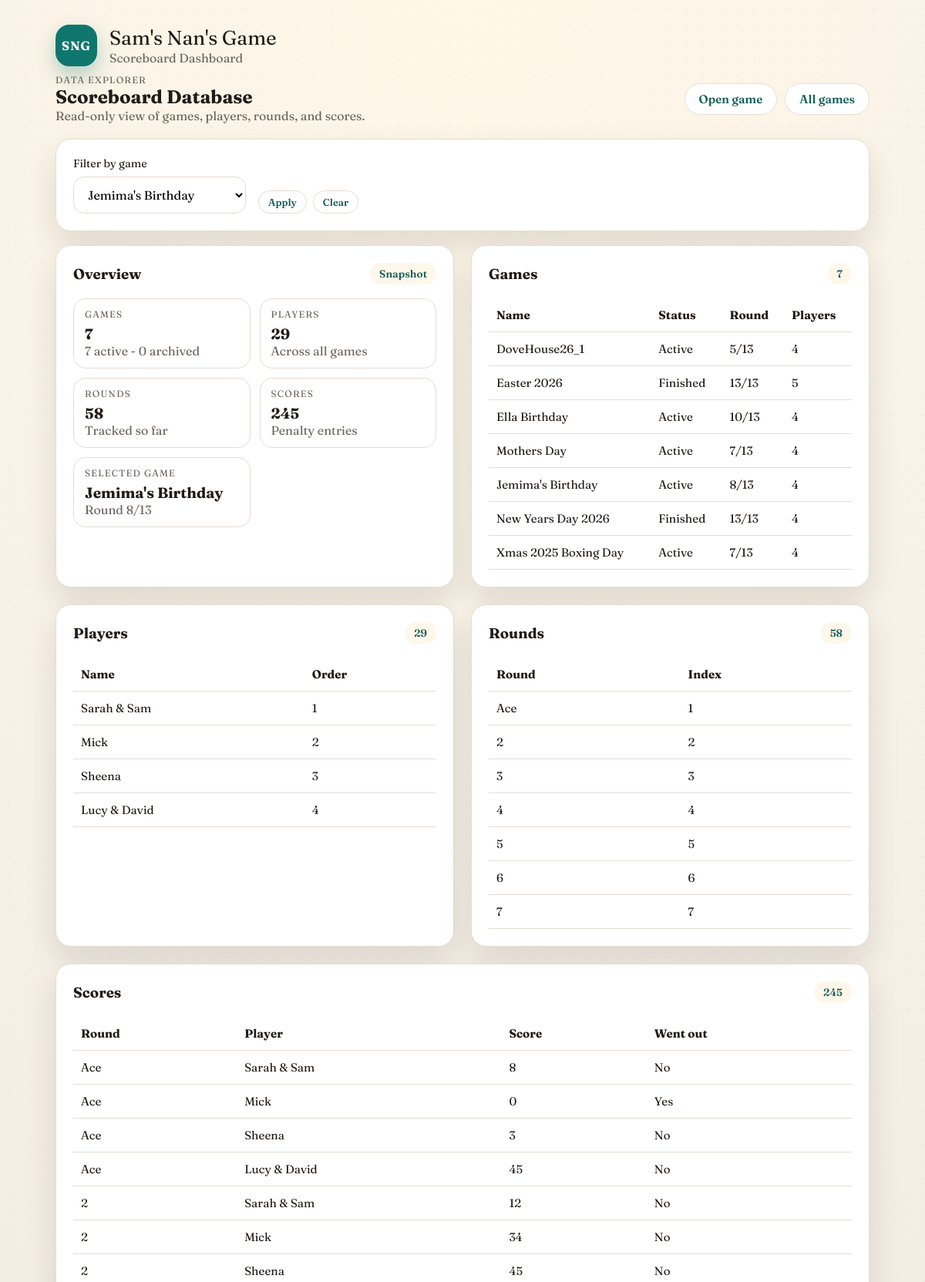
The page /explorer?game_id=3 (upper part) on the database its author committed.
### models.py (models this page shows)
class Game(db.Model):
    __tablename__ = "games"
    id = db.Column(db.Integer, primary_key=True)
    name = db.Column(db.String(120), nullable=False)
    current_round_index = db.Column(db.Integer, nullable=False, default=1)
    finished = db.Column(db.Boolean, nullable=False, default=False)
    archived = db.Column(db.Boolean, nullable=False, default=False)
    created_at = db.Column(db.DateTime, default=datetime.utcnow)
    players = db.relationship(
        "Player",
        back_populates="game",
        order_by="Player.sort_order",
        cascade="all, delete-orphan",
    )
    rounds = db.relationship(
        "Round",
        back_populates="game",
        order_by="Round.round_index",
        cascade="all, delete-orphan",
    )

class Player(db.Model):
    __tablename__ = "players"
    id = db.Column(db.Integer, primary_key=True)
    game_id = db.Column(db.Integer, db.ForeignKey("games.id"), nullable=False)
    person_id = db.Column(db.Integer, db.ForeignKey("persons.id"), nullable=True)
    name = db.Column(db.String(80), nullable=False)
    sort_order = db.Column(db.Integer, nullable=False)
    created_at = db.Column(db.DateTime, default=datetime.utcnow)
    game = db.relationship("Game", back_populates="players")
    person = db.relationship("Person", back_populates="players")
    round_scores = db.relationship(
        "RoundScore",
        back_populates="player",
        cascade="all, delete-orphan",
    )

class Round(db.Model):
    __tablename__ = "rounds"
    id = db.Column(db.Integer, primary_key=True)
    game_id = db.Column(db.Integer, db.ForeignKey("games.id"), nullable=False)
    round_index = db.Column(db.Integer, nullable=False)
    round_name = db.Column(db.String(20), nullable=False)
    created_at = db.Column(db.DateTime, default=datetime.utcnow)
    game = db.relationship("Game", back_populates="rounds")
    scores = db.relationship(
        "RoundScore",
        back_populates="round",
        cascade="all, delete-orphan",
    )
    __table_args__ = (
        db.UniqueConstraint("game_id", "round_index", name="uq_round_game_index"),
    )

class RoundScore(db.Model):
    __tablename__ = "round_scores"
    id = db.Column(db.Integer, primary_key=True)
    round_id = db.Column(db.Integer, db.ForeignKey("rounds.id"), nullable=False)
    player_id = db.Column(db.Integer, db.ForeignKey("players.id"), nullable=False)
    score = db.Column(db.Integer, nullable=False)
    went_out = db.Column(db.Boolean, nullable=False, default=False)
    round = db.relationship("Round", back_populates="scores")
    player = db.relationship("Player", back_populates="round_scores")
    __table_args__ = (
        db.UniqueConstraint("round_id", "player_id", name="uq_score_round_player"),
    )

### app.py (the view)
@app.get("/explorer")
def explorer():
    selected_game_id = request.args.get("game_id", type=int)
    context = build_explorer_context(selected_game_id)
    if is_htmx_request():
        hx_target = request.headers.get("HX-Target")
        if hx_target == "explorer-body":
            return render_template("partials/explorer_content.html", **context)
        return render_template("partials/explorer_body.html", **context)
    return render_template("explorer.html", **context)

### app.py (called while the page is built)
def is_htmx_request():
    return request.headers.get("HX-Request") is not None

### templates/explorer.html
{% extends "base.html" %}
{% block content %}
  {% include "partials/explorer_body.html" %}
{% endblock %}

### templates/partials/explorer_content.html (shortened to what this page needs)
<div class="panel filter-panel">
  <form
    class="filter-bar"
    method="get"
    action="{{ url_for('explorer') }}"
    hx-get="{{ url_for('explorer') }}"
    hx-target="#explorer-body"
    hx-swap="innerHTML"
  >
    <label class="field">
      <span>Filter by game</span>
      <select name="game_id">
        {% for game in games %}
          <option value="{{ game.id }}" {% if selected_game and game.id == selected_game.id %}selected{% endif %}>
            {{ game.name }}
          </option>
        {% endfor %}
      </select>
    </label>
    <div class="filter-actions">
      <button type="submit" class="btn ghost small">Apply</button>
      {% if selected_game %}
        <a
          class="btn ghost small"
          href="{{ url_for('explorer') }}"
          hx-get="{{ url_for('explorer') }}"
          hx-target="#explorer-body"
          hx-swap="innerHTML"
        >Clear</a>
      {% endif %}
    </div>
  </form>
</div>
<div class="dashboard-grid explorer-grid">
  <div class="panel">
    <div class="panel-header">
      <h3>Overview</h3>
      <span class="tag">Snapshot</span>
    </div>
    <div class="insights-grid">
      <div class="stat-card">
        <div class="eyebrow">Games</div>
        <div class="stat-value">{{ game_count }}</div>
        <div class="muted">{{ active_games }} active - {{ archived_games }} archived</div>
      </div>
      <div class="stat-card">
        <div class="eyebrow">Players</div>
        <div class="stat-value">{{ player_count }}</div>
        <div class="muted">Across all games</div>
      </div>
      <div class="stat-card">
        <div class="eyebrow">Rounds</div>
        <div class="stat-value">{{ round_count }}</div>
        <div class="muted">Tracked so far</div>
      </div>
      <div class="stat-card">
        <div class="eyebrow">Scores</div>
        <div class="stat-value">{{ score_count }}</div>
        <div class="muted">Penalty entries</div>
      </div>
      {% if selected_game %}
        <div class="stat-card">
          <div class="eyebrow">Selected game</div>
          <div class="stat-value">{{ selected_game.name }}</div>
          <div class="muted">Round {{ selected_game.current_round_index }}/13</div>
        </div>
      {% endif %}
    </div>
  </div>
  <div class="panel">
    <div class="panel-header">
      <h3>Games</h3>
      <span class="tag">{{ game_count }}</span>
    </div>
    <div class="table-wrap">
      <table>
        <thead>
          <tr>
            <th>Name</th>
            <th>Status</th>
            <th>Round</th>
            <th>Players</th>
          </tr>
        </thead>
        <tbody>
          {% for summary in game_summaries %}
            <tr>
              <td>{{ summary.game.name }}</td>
              <td>
                {% if summary.game.archived %}
                  Archived
                {% elif summary.game.finished %}
                  Finished
                {% else %}
                  Active
                {% endif %}
              </td>
              <td>{{ summary.game.current_round_index }}/13</td>
              <td>{{ summary.player_count }}</td>
            </tr>
          {% else %}
            <tr>
              <td colspan="4" class="muted">No games yet.</td>
            </tr>
          {% endfor %}
        </tbody>
      </table>
    </div>
  </div>
  <div class="panel">
    <div class="panel-header">
      <h3>Players</h3>
      <span class="tag">{{ player_count }}</span>
    </div>
    <div class="table-wrap">
      <table>
        <thead>
          <tr>
            <th>Name</th>
            <th>Order</th>
          </tr>
        </thead>
        <tbody>
          {% for player in players %}
            <tr>
              <td>{{ player.name }}</td>
              <td>{{ player.sort_order + 1 }}</td>
            </tr>
          {% else %}
            <tr>
              <td colspan="{{ 2 if selected_game else 3 }}" class="muted">No players found.</td>
            </tr>
          {% endfor %}
        </tbody>
      </table>
    </div>
  </div>
  <div class="panel">
    <div class="panel-header">
      <h3>Rounds</h3>
      <span class="tag">{{ round_count }}</span>
    </div>
    <div class="table-wrap">
      <table>
        <thead>
          <tr>
            <th>Round</th>
            <th>Index</th>
          </tr>
        </thead>
        <tbody>
          {% for round_item in rounds %}
            <tr>
              <td>{{ round_item.round_name }}</td>
              <td>{{ round_item.round_index }}</td>
            </tr>
          {% else %}
            <tr>
              <td colspan="{{ 2 if selected_game else 3 }}" class="muted">No rounds found.</td>
            </tr>
          {% endfor %}
        </tbody>
      </table>
    </div>
  </div>
  <div class="panel wide">
    <div class="panel-header">
      <h3>Scores</h3>
      <span class="tag">{{ score_count }}</span>
    </div>
    <div class="table-wrap">
      <table>
        <thead>
          <tr>
            <th>Round</th>
            <th>Player</th>
            <th>Score</th>
            <th>Went out</th>
          </tr>
        </thead>
        <tbody>
          {% for score in scores %}
            <tr>
              <td>{{ score.round.round_name if score.round else '-' }}</td>
              <td>{{ score.player.name if score.player else '-' }}</td>
              <td>{{ score.score }}</td>
              <td>{{ 'Yes' if score.went_out else 'No' }}</td>
            </tr>
          {% else %}
            <tr>
              <td colspan="{{ 4 if selected_game else 5 }}" class="muted">No scores recorded.</td>
            </tr>
          {% endfor %}
        </tbody>
      </table>
    </div>
  </div>
</div>

### static/style.css (style rules this page uses)
:root { --bg: #f4efe7; --surface: #ffffff; --surface-strong: #fff7ea; --ink: #201b16; --muted: #6c635b; --accent: #0f766e; --accent-dark: #115e59; --highlight: #f59e0b; --danger: #b42318; --border: #e6ddd2; --shadow: 0 18px 40px rgba(32, 27, 22, 0.12); }
* { box-sizing: border-box; }
body { margin: 0; font-family: "Fraunces", "Georgia", serif; color: var(--ink); background: radial-gradient(circle at top, #fff7e8 0%, #f5efe6 50%, #f0e8dc 100%); min-height: 100vh; }
body::before { content: ""; position: fixed; inset: 0; background-image: radial-gradient(rgba(32, 27, 22, 0.06) 1px, transparent 0); background-size: 22px 22px; opacity: 0.4; pointer-events: none; z-index: -1; }
h2, h3, h4 { margin: 0; font-family: "Fraunces", "Georgia", serif; }
.panel { background: var(--surface); border-radius: 20px; padding: 22px; border: 1px solid var(--border); box-shadow: var(--shadow); animation: fadeUp 0.4s ease; }
.panel-header { display: flex; align-items: center; justify-content: space-between; gap: 16px; margin-bottom: 18px; }
.tag { padding: 6px 12px; border-radius: 999px; background: var(--surface-strong); color: var(--accent-dark); font-size: 0.85rem; font-weight: 600; }
.eyebrow { text-transform: uppercase; letter-spacing: 0.1em; font-size: 0.75rem; color: var(--muted); }
.muted { color: var(--muted); }
.field { display: grid; gap: 8px; font-size: 0.9rem; }
.field input, .field select { padding: 12px 14px; border-radius: 14px; border: 1px solid var(--border); font-size: 1rem; font-family: inherit; background: #fff; }
.btn, button { padding: 10px 18px; border-radius: 999px; border: none; font-size: 0.95rem; font-weight: 600; cursor: pointer; transition: transform 0.2s ease, box-shadow 0.2s ease; font-family: inherit; text-decoration: none; display: inline-flex; align-items: center; justify-content: center; gap: 8px; }
.btn.ghost, button.ghost { background: #fff; border: 1px solid var(--border); color: var(--accent-dark); }
.btn.small, button.small { padding: 6px 12px; font-size: 0.8rem; }
.dashboard-grid { display: grid; grid-template-columns: repeat(3, minmax(0, 1fr)); gap: 22px; }
.panel.wide { grid-column: 1 / -1; }
.insights-grid { display: grid; gap: 12px; grid-template-columns: repeat(auto-fit, minmax(160px, 1fr)); margin-bottom: 18px; }
.stat-card { border-radius: 16px; padding: 12px 14px; border: 1px solid var(--border); background: #fff; }
.stat-value { font-size: 1.2rem; font-weight: 700; margin-top: 6px; }
.filter-panel { margin-bottom: 18px; }
.filter-bar { display: flex; flex-wrap: wrap; gap: 16px; align-items: flex-end; }
.filter-actions { display: flex; gap: 8px; }
.explorer-grid { grid-template-columns: repeat(2, minmax(0, 1fr)); }
.table-wrap { overflow-x: auto; }
table { width: 100%; border-collapse: collapse; font-size: 0.95rem; }
th, td { text-align: left; padding: 12px 10px; border-bottom: 1px solid var(--border); }

### rows shown on the page
Game: name "Jemima's Birthday", current_round_index "8", game.name "Jemima's Birthday", game.current_round_index "8"
Game: game.name "DoveHouse26_1", game.current_round_index "5"
Game: game.name "Easter 2026", game.current_round_index "13"
Game: game.name "Ella Birthday", game.current_round_index "10"
Game: game.name "Mothers Day", game.current_round_index "7"
Game: game.name "New Years Day 2026", game.current_round_index "13"
Game: game.name "Xmas 2025 Boxing Day", game.current_round_index "7"
Player: name "Sarah & Sam", player.sort_order+1 "1"
Player: name "Mick", player.sort_order+1 "2"
Player: name "Sheena", player.sort_order+1 "3"
Player: name "Lucy & David", player.sort_order+1 "4"
Round: round_name "Ace", round_index "1"
Round: round_name "2", round_index "2"
Round: round_name "3", round_index "3"
Round: round_name "4", round_index "4"
Round: round_name "5", round_index "5"
Round: round_name "6", round_index "6"
Round: round_name "7", round_index "7"
RoundScore: round "Ace", player "Sarah & Sam", score "8", went_out "No"
RoundScore: round "Ace", player "Mick", score "0", went_out "Yes"
RoundScore: round "Ace", player "Sheena", score "3", went_out "No"
RoundScore: round "Ace", player "Lucy & David", score "45", went_out "No"
RoundScore: round "2", player "Sarah & Sam", score "12", went_out "No"
RoundScore: round "2", player "Mick", score "34", went_out "No"
RoundScore: round "2", player "Sheena", score "45", went_out "No"

### other values the page prints
{{ game_count }} "7"
{{ active_games }} "7"
{{ archived_games }} "0"
{{ player_count }} "29"
{{ round_count }} "58"
{{ score_count }} "245"
{{ summary.player_count }} "4" "5" "4" "4" "4" "4" "4"
form field game_id "Jemima's Birthday"
